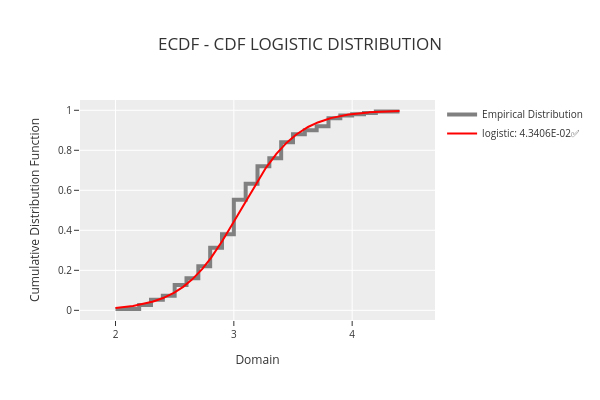

Here is the notebook cell this chart was saved with:
### Code cell
phi.plot_ecdf_distribution("logistic")

### Figure 1 — Plotly figure (JSON) as saved in the notebook; plotly's stock layout.template omitted (floating-point values rounded to 4 significant figures; data arrays with more than 128 entries replaced by an {"elided": "..."} marker saying what was removed)
{"data": [{"line": {"color": "rgba(128,128,128,1)", "width": 4}, "mode": "lines", "name": "Empirical Distribution", "showlegend": true, "type": "scatter", "x": [2.0, 2.2, 2.2, 2.3, 2.3, 2.4, 2.4, 2.5, 2.5, 2.6, 2.6, 2.7, 2.7, 2.8, 2.8, 2.9, 2.9, 3.0, 3.0, 3.1, 3.1, 3.2, 3.2, 3.3, 3.3, 3.4, 3.4, 3.5, 3.5, 3.6, 3.6, 3.7, 3.7, 3.8, 3.8, 3.9, 3.9, 4.0, 4.0, 4.1, 4.1, 4.2, 4.2, 4.4], "y": [0.006667, 0.006667, 0.02667, 0.02667, 0.05333, 0.05333, 0.07333, 0.07333, 0.1267, 0.1267, 0.16, 0.16, 0.22, 0.22, 0.3133, 0.3133, 0.38, 0.38, 0.5533, 0.5533, 0.6333, 0.6333, 0.72, 0.72, 0.76, 0.76, 0.84, 0.84, 0.88, 0.88, 0.9, 0.9, 0.92, 0.92, 0.96, 0.96, 0.9733, 0.9733, 0.98, 0.98, 0.9867, 0.9867, 0.9933, 0.9933, 1.0]}, {"line": {"color": "rgba(255,0,0,1)", "width": 2}, "mode": "lines", "name": "logistic: 4.3406E-02✅", "type": "scatter", "x": {"elided": "1000 float values"}, "y": {"elided": "1000 float values"}}], "layout": {"height": 400, "legend": {"font": {"size": 10}, "orientation": "v", "title": {"font": {"size": 10}}, "xanchor": "left", "y": 1, "yanchor": "auto"}, "title": {"text": "ECDF - CDF LOGISTIC DISTRIBUTION"}, "width": 600, "xaxis": {"range": [1.7, 4.7], "tickfont": {"size": 10}, "title": {"font": {"size": 12}, "text": "Domain"}}, "yaxis": {"tickfont": {"size": 10}, "title": {"font": {"size": 12}, "text": "Cumulative Distribution Function"}}}}
